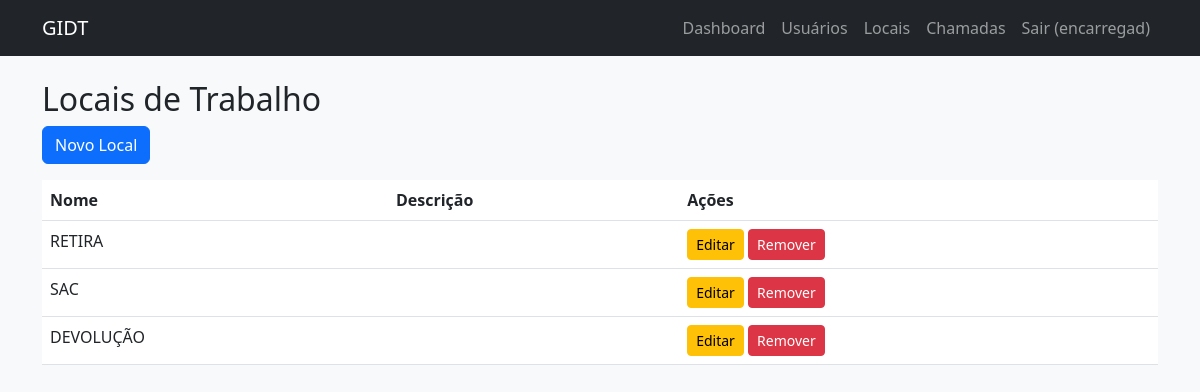
The app's page /encarregado/locais/ (signed in) with its own data.
### gestao/models.py (models this page shows, shortened)
class User(AbstractUser):
    ROLE_CHOICES = (
        ('gestor', 'Gestor'),
        ('gerente', 'Gerente'),
        ('encarregado', 'Encarregado'),
        ('usuario', 'Usuário'),
        ('administrador', 'Administrador'),
    )
    role = models.CharField(max_length=20, choices=ROLE_CHOICES, default='usuario')
    cpf = models.CharField(max_length=14, unique=True, null=True, blank=True)
    telefone = models.CharField(max_length=20, blank=True)
    endereco = models.TextField(blank=True)
    aprovado = models.BooleanField(default=False)  # apenas para usuários
    aprovado_por = models.ForeignKey('self', on_delete=models.SET_NULL, null=True, blank=True, related_name='aprovados')
    aprovado_em = models.DateTimeField(null=True, blank=True)
    pix = models.CharField(max_length=50, blank=True)

class Local(models.Model):
    nome = models.CharField(max_length=50)
    descricao = models.TextField(blank=True)

### gestao/views/Vencarregado.py (the view)
# urls.py: path('encarregado/locais/', local_list, name='local_list'),
@login_required
@role_required('encarregado')
def local_list(request):
    locais = Local.objects.all()
    return render(request, 'encarregado/local_list.html', {'locais': locais})

### templates/encarregado/local_list.html
{% extends "base.html" %}
{% block content %}
<h2>Locais de Trabalho</h2>
<a href="{% url 'local_create' %}" class="btn btn-primary mb-3">Novo Local</a>
<table class="table">
    <thead>
        <tr>
            <th>Nome</th>
            <th>Descrição</th>
            <th>Ações</th>
        </tr>
    </thead>
    <tbody>
        {% for local in locais %}
        <tr>
            <td>{{ local.nome }}</td>
            <td>{{ local.descricao }}</td>
            <td>
                <a href="{% url 'local_edit' local.id %}" class="btn btn-sm btn-warning">Editar</a>
                <a href="{% url 'local_delete' local.id %}" class="btn btn-sm btn-danger" onclick="return confirm('Tem certeza?')">Remover</a>
            </td>
        </tr>
        {% endfor %}
    </tbody>
</table>
{% endblock %}

### templates/base.html (shortened to what this page needs)
<!DOCTYPE html>
<html lang="pt-br">
<head>
    <link href="https://cdn.jsdelivr.net/npm/bootstrap@5.3.0/dist/css/bootstrap.min.css" rel="stylesheet">
    <link rel="stylesheet" href="/static/css/style.css">
</head>
<body>
    <nav class="navbar navbar-expand-lg navbar-dark bg-dark">
        <div class="container">
            <a class="navbar-brand" href="{% url 'index' %}">GIDT</a>
            <div class="collapse navbar-collapse" id="navbarNav">
                <ul class="navbar-nav ms-auto">
                    {% if user.is_authenticated %}
                        <li class="nav-item">
                            <a class="nav-link" href="{% url 'dashboard' %}">Dashboard</a>
                        </li>
                        {% if user.role == 'encarregado' %}
                            <li class="nav-item"><a class="nav-link" href="{% url 'usuario_list' %}">Usuários</a></li>
                            <li class="nav-item"><a class="nav-link" href="{% url 'local_list' %}">Locais</a></li>
                            <li class="nav-item"><a class="nav-link" href="{% url 'chamada_list' %}">Chamadas</a></li>
                        {% endif %}
                        <li class="nav-item">
                            <a class="nav-link" href="{% url 'logout' %}">Sair ({{ user.first_name|default:user.username }})</a>
                        </li>
                    {% else %}
                        <li class="nav-item"><a class="nav-link" href="{% url 'login' %}">Login</a></li>
                        <li class="nav-item"><a class="nav-link" href="{% url 'register' %}">Registrar</a></li>
                    {% endif %}
                </ul>
            </div>
        </div>
    </nav>
    <main class="container mt-4">
        {% block content %}{% endblock %}
    </main>
</body>
</html>

### static/css/style.css (style rules this page uses)
body { background-color: #f8f9fa; }
.navbar { margin-bottom: 20px; }

### records on screen
User: first_name "encarregad"
Local: nome "RETIRA"
Local: nome "SAC"
Local: nome "DEVOLUÇÃO"
